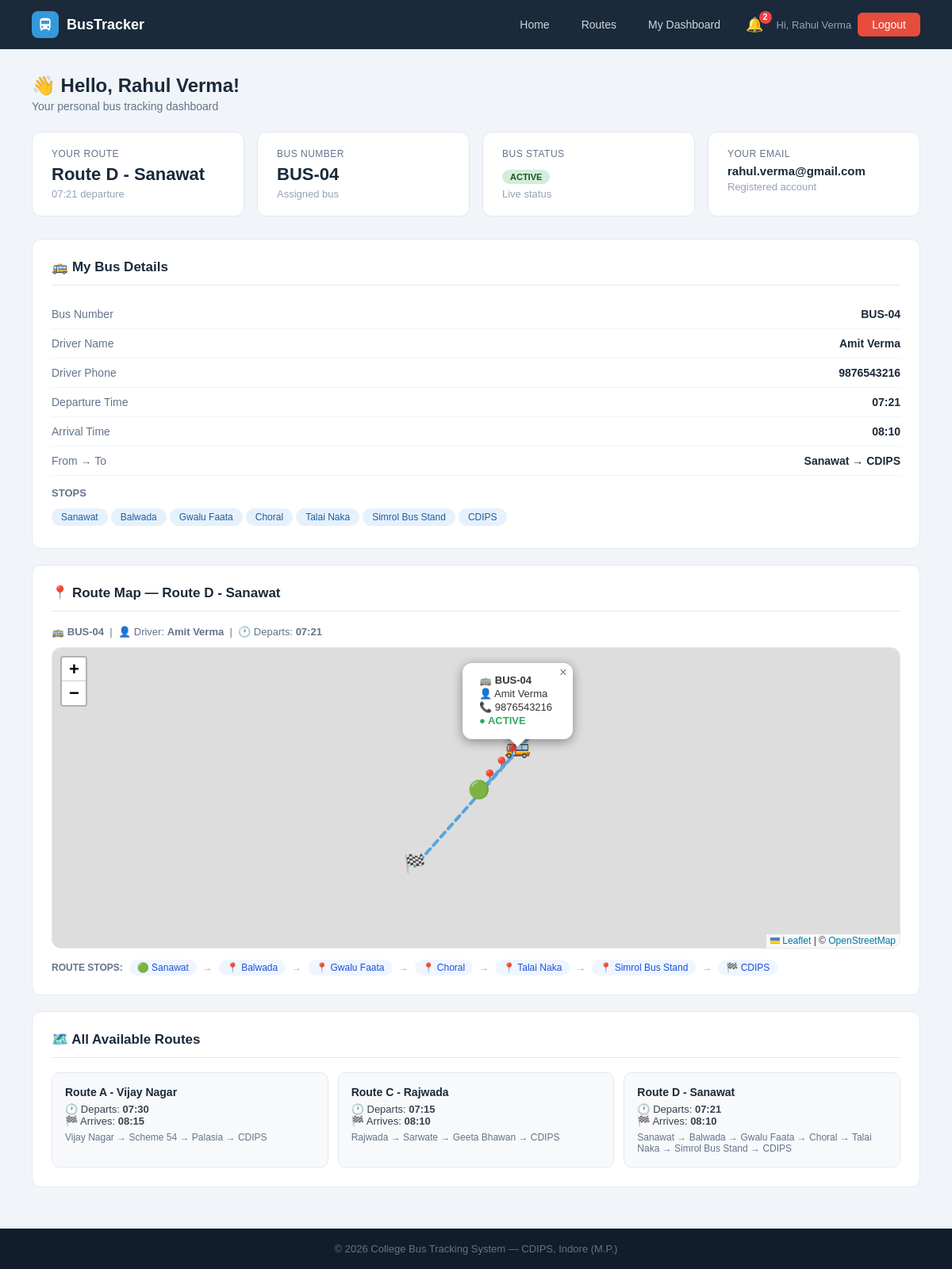
The page /dashboard (signed in) on the database its author committed.
### tables this page shows
CREATE TABLE users (
        id INTEGER PRIMARY KEY AUTOINCREMENT,
        name TEXT NOT NULL, email TEXT UNIQUE NOT NULL,
        password TEXT NOT NULL, role TEXT DEFAULT 'student',
        phone TEXT, route_id INTEGER,
        created_at TIMESTAMP DEFAULT CURRENT_TIMESTAMP);

CREATE TABLE routes (
        id INTEGER PRIMARY KEY AUTOINCREMENT,
        route_name TEXT NOT NULL, bus_id INTEGER,
        start_point TEXT, end_point TEXT,
        departure_time TEXT, arrival_time TEXT, stops TEXT, original_bus_id INTEGER,
        FOREIGN KEY(bus_id) REFERENCES buses(id));

CREATE TABLE buses (
        id INTEGER PRIMARY KEY AUTOINCREMENT,
        bus_number TEXT UNIQUE NOT NULL, driver_name TEXT NOT NULL,
        driver_phone TEXT, capacity INTEGER DEFAULT 40,
        status TEXT DEFAULT 'active',
        current_lat REAL DEFAULT 22.7196, current_lng REAL DEFAULT 75.8577);

### app.py (the view)
@app.route('/dashboard')
@login_required
def dashboard():
    db = get_db()
    user = db.execute("SELECT * FROM users WHERE id=?", (session['student']['id'],)).fetchone()
    my_route = None
    if user['route_id']:
        my_route = db.execute('''SELECT r.*,b.bus_number,b.driver_name,b.driver_phone,b.status
                                 FROM routes r LEFT JOIN buses b ON r.bus_id=b.id
                                 WHERE r.id=?''', (user['route_id'],)).fetchone()
    all_routes = db.execute("SELECT * FROM routes").fetchall()
    db.close(); return render_template('dashboard.html', user=user, my_route=my_route, all_routes=all_routes)

### app.py (called while the page is built)
def get_db():
    conn = sqlite3.connect(DB)
    conn.row_factory = sqlite3.Row
    return conn

def login_required(f):
    @wraps(f)
    def dec(*a, **kw):
        if 'student' not in session:
            flash('Please login first.', 'error')
            return redirect(url_for('student_login'))
        return f(*a, **kw)
    return dec

@app.context_processor
def inject_notifications():
    if 'student' in session:
        student_id = session['student']['id']
        db = get_db()
        notifs = db.execute(
            "SELECT * FROM notifications WHERE user_id=? ORDER BY created_at DESC LIMIT 10",
            (student_id,)
        ).fetchall()
        unread = db.execute(
            "SELECT COUNT(*) FROM notifications WHERE user_id=? AND is_read=0",
            (student_id,)
        ).fetchone()[0]
        db.close()
        return dict(notifications=notifs, unread_count=unread)
    return dict(notifications=[], unread_count=0)

### templates/dashboard.html (shortened to what this page needs)
{% extends "base.html" %}
{% block content %}
<div class="page">
    <div class="page-header">
        <h1>👋 Hello, {{ user.name }}!</h1>
        <p>Your personal bus tracking dashboard</p>
    </div>
    <div class="info-cards">
        <div class="info-card">
            <div class="label">Your Route</div>
            <div class="value">{{ my_route.route_name if my_route else 'Not Assigned' }}</div>
            <div class="sub">{{ my_route.departure_time + ' departure' if my_route else 'Contact admin to assign' }}</div>
        </div>
        <div class="info-card">
            <div class="label">Bus Number</div>
            <div class="value">{{ my_route.bus_number if my_route else '—' }}</div>
            <div class="sub">Assigned bus</div>
        </div>
        <div class="info-card">
            <div class="label">Bus Status</div>
            <div class="value">
                {% if my_route %}
                    <span class="badge {{ 'badge-green' if my_route.status == 'active' else 'badge-red' }}">
                        {{ my_route.status.upper() if my_route.status else 'UNKNOWN' }}
                    </span>
                {% else %}—{% endif %}
            </div>
            <div class="sub">Live status</div>
        </div>
        <div class="info-card">
            <div class="label">Your Email</div>
            <div class="value" style="font-size:15px">{{ user.email }}</div>
            <div class="sub">Registered account</div>
        </div>
    </div>
    {% if my_route %}
    <div class="panel">
        <h2>🚌 My Bus Details</h2>
        <div class="info-row"><span class="key">Bus Number</span><span class="val">{{ my_route.bus_number }}</span></div>
        <div class="info-row"><span class="key">Driver Name</span><span class="val">{{ my_route.driver_name }}</span></div>
        <div class="info-row"><span class="key">Driver Phone</span><span class="val">{{ my_route.driver_phone or 'N/A' }}</span></div>
        <div class="info-row"><span class="key">Departure Time</span><span class="val">{{ my_route.departure_time }}</span></div>
        <div class="info-row"><span class="key">Arrival Time</span><span class="val">{{ my_route.arrival_time }}</span></div>
        <div class="info-row"><span class="key">From → To</span><span class="val">{{ my_route.start_point }} → {{ my_route.end_point }}</span></div>
        <div style="margin-top:14px">
            <div style="font-size:13px;color:#64748b;margin-bottom:8px;font-weight:bold">STOPS</div>
            <div class="stops-list">
                {% for stop in my_route.stops.split('→') %}
                <span class="stop-chip">{{ stop.strip() }}</span>
                {% endfor %}
            </div>
        </div>
    </div>
    <div class="panel">
        <h2>📍 Route Map — {{ my_route.route_name }}</h2>
        <p style="font-size:13px;color:#64748b;margin-bottom:12px;">
            🚌 <b>{{ my_route.bus_number }}</b> &nbsp;|&nbsp;
            👤 Driver: <b>{{ my_route.driver_name }}</b> &nbsp;|&nbsp;
            🕐 Departs: <b>{{ my_route.departure_time }}</b>
        </p>
        <div id="busMap" style="height:380px;border-radius:12px;border:1px solid #e2e8f0;z-index:1;"></div>
        <div style="margin-top:14px;display:flex;align-items:center;gap:8px;flex-wrap:wrap;">
            <span style="font-size:12px;color:#64748b;font-weight:600;">ROUTE STOPS:</span>
            {% set stop_list = my_route.stops.split('→') %}
            {% for stop in stop_list %}
            <span style="display:inline-flex;align-items:center;gap:4px;background:#eff6ff;color:#1d4ed8;padding:3px 10px;border-radius:20px;font-size:12px;font-weight:500;">
                {% if loop.first %}🟢{% elif loop.last %}🏁{% else %}📍{% endif %}
                {{ stop.strip() }}
            </span>
            {% if not loop.last %}
            <span style="color:#94a3b8;font-size:12px;">→</span>
            {% endif %}
            {% endfor %}
        </div>
    </div>
    <link rel="stylesheet" href="https://unpkg.com/leaflet@1.9.4/dist/leaflet.css"/>
    {% else %}
    <div class="panel">
        <h2>📍 No Route Assigned</h2>
        <p style="color:#94a3b8;text-align:center;padding:24px">You haven't been assigned a bus route yet. Please contact the admin.</p>
    </div>
    {% endif %}
    <div class="panel">
        <h2>🗺️ All Available Routes</h2>
        <div class="route-grid">
            {% for r in all_routes %}
            <div class="route-mini-card">
                <strong>{{ r.route_name }}</strong>
                <div>🕐 Departs: <b>{{ r.departure_time }}</b></div>
                <div>🏁 Arrives: <b>{{ r.arrival_time }}</b></div>
                <div style="margin-top:6px;color:#64748b;font-size:12px">{{ r.stops }}</div>
            </div>
            {% endfor %}
        </div>
    </div>
</div>
{% endblock %}

### templates/base.html (shortened to what this page needs)
<!DOCTYPE html>
<html lang="en">
<head>
    <link rel="stylesheet" href="{{ url_for('static', filename='css/style.css') }}">
</head>
<body>
<nav>
    <div class="nav-logo">
        <div class="nav-logo-icon">
            <svg viewBox="0 0 24 24"><path d="M4 16c0 .88.39 1.67 1 2.22V20a1 1 0 001 1h1a1 1 0 001-1v-1h8v1a1 1 0 001 1h1a1 1 0 001-1v-1.78c.61-.55 1-1.34 1-2.22V6c0-3.5-3.58-4-8-4S4 2.5 4 6v10zm3.5 1a1.5 1.5 0 110-3 1.5 1.5 0 010 3zm9 0a1.5 1.5 0 110-3 1.5 1.5 0 010 3zM6 6h12v5H6V6z"/></svg>
        </div>
        <span>BusTracker</span>
    </div>
    <div class="nav-links">
        <a href="{{ url_for('home') }}">Home</a>
        <a href="{{ url_for('routes_page') }}">Routes</a>
        {% if 'admin' in session or 'student' in session %}
            {% if 'admin' in session %}
                <a href="{{ url_for('admin_dashboard') }}">Admin Panel</a>
                <a href="{{ url_for('students_list') }}">Students</a>
                <a href="{{ url_for('gate_logs_page') }}">Gate Logs</a>
                <a href="{{ url_for('admin_reports') }}">📊 Reports</a>
            {% else %}
                <a href="{{ url_for('dashboard') }}">My Dashboard</a>
                <details class="bell-wrap">
                    <summary class="bell-btn">
                        🔔
                        {% if unread_count > 0 %}
                        <span class="bell-badge">{{ unread_count }}</span>
                        {% endif %}
                    </summary>
                </details>
            {% endif %}
            <span style="color:#94a3b8;font-size:13px">
                Hi,
                {% if 'admin' in session %}
                {{ session['admin']['name'] }}
                {% else %}
                {{ session['student']['name'] }}
                {% endif %}
            </span>
            {% if 'admin' in session %}
            <a href="/logout/admin" class="btn-danger">Logout</a>
            {% else %}
            <a href="/logout/student" class="btn-danger">Logout</a>
            {% endif %}
        {% endif %}
    </div>
</nav>
{% block content %}{% endblock %}
<footer><p>© 2026 College Bus Tracking System — CDIPS, Indore (M.P.)</p></footer>
</body>
</html>

### static/css/style.css (style rules this page uses)
* { margin: 0; padding: 0; box-sizing: border-box; font-family: Arial, sans-serif; }
a { text-decoration: none; }
nav { display: flex; justify-content: space-between; align-items: center; padding: 14px 40px; background: #1a2a3a; position: sticky; top: 0; z-index: 100; }
.nav-logo { display: flex; align-items: center; gap: 10px; }
.nav-logo-icon { width: 34px; height: 34px; background: #3498db; border-radius: 8px; display: flex; align-items: center; justify-content: center; }
.nav-logo-icon svg { width: 20px; height: 20px; fill: white; }
.nav-logo span { color: white; font-size: 18px; font-weight: bold; }
.nav-links { display: flex; gap: 8px; align-items: center; }
.nav-links a { color: #cdd6e0; font-size: 14px; padding: 7px 16px; border-radius: 6px; transition: background .2s; }
.nav-links .btn-danger { background: #e74c3c; color: white; padding: 7px 18px; border-radius: 6px; }
footer { background: #111d2b; color: #64748b; text-align: center; padding: 18px; font-size: 13px; }
.badge { display: inline-block; padding: 3px 10px; border-radius: 20px; font-size: 11px; font-weight: bold; }
.badge-green { background: #d4edda; color: #155724; }
.page { padding: 32px 40px; background: #f1f5f9; min-height: 80vh; }
.page-header { margin-bottom: 24px; }
.page-header h1 { font-size: 24px; color: #1a2a3a; font-weight: bold; }
.page-header p { font-size: 14px; color: #64748b; margin-top: 4px; }
.panel { background: white; border-radius: 12px; border: 1px solid #e2e8f0; padding: 24px; margin-bottom: 20px; }
.panel h2 { font-size: 17px; font-weight: bold; color: #1a2a3a; margin-bottom: 18px; padding-bottom: 12px; border-bottom: 1px solid #e2e8f0; }
.info-cards { display: grid; grid-template-columns: repeat(auto-fit, minmax(200px, 1fr)); gap: 16px; margin-bottom: 28px; }
.info-card { background: white; border-radius: 12px; padding: 20px 24px; border: 1px solid #e2e8f0; }
.info-card .label { font-size: 12px; color: #64748b; text-transform: uppercase; letter-spacing: .5px; margin-bottom: 6px; }
.info-card .value { font-size: 22px; font-weight: bold; color: #1a2a3a; }
.info-card .sub { font-size: 13px; color: #94a3b8; margin-top: 4px; }
.info-row { display: flex; justify-content: space-between; align-items: center; padding: 10px 0; border-bottom: 1px solid #f1f5f9; font-size: 14px; }
.info-row .key { color: #64748b; }
.info-row .val { font-weight: bold; color: #1a2a3a; }
.stops-list { display: flex; gap: 0; margin-top: 8px; flex-wrap: wrap; }
.stop-chip { background: #e6f1fb; color: #185fa5; font-size: 12px; padding: 4px 12px; border-radius: 20px; margin: 4px 4px 4px 0; }
.route-grid { display: grid; grid-template-columns: repeat(auto-fit, minmax(220px, 1fr)); gap: 12px; }
.route-mini-card { background: #f8f9fa; border: 1px solid #e2e8f0; border-radius: 10px; padding: 16px; font-size: 13px; color: #374151; }
.route-mini-card strong { display: block; font-size: 14px; color: #1a2a3a; margin-bottom: 6px; }
.bell-wrap { position: relative; list-style: none; }
.bell-wrap summary { list-style: none; }
.bell-btn { position: relative; cursor: pointer; font-size: 18px; padding: 4px 8px; border-radius: 8px; user-select: none; display: inline-flex; align-items: center; gap: 2px; transition: background 0.2s; }
.bell-badge { position: absolute; top: -2px; right: -2px; background: #ef4444; color: #fff; font-size: 10px; font-weight: 700; min-width: 16px; height: 16px; border-radius: 999px; display: flex; align-items: center; justify-content: center; padding: 0 3px; line-height: 1; }

### rows shown on the page
users: student.name "Rahul Verma", name "Rahul Verma", email "rahul.verma@gmail.com"
routes: route_name "Route D - Sanawat", departure_time "07:21 departure", departure_time "07:21", arrival_time "08:10", start_point "Sanawat", end_point "CDIPS", stops "Sanawat → Balwada → Gwalu Faata → Choral → Talai Naka → Simrol Bus Stand → CDIPS"
buses: bus_number "BUS-04", status "ACTIVE", driver_name "Amit Verma", driver_phone "9876543216"
routes: route_name "Route A - Vijay Nagar", departure_time "07:30", arrival_time "08:15", stops "Vijay Nagar → Scheme 54 → Palasia → CDIPS"
routes: route_name "Route C - Rajwada", departure_time "07:15", arrival_time "08:10", stops "Rajwada → Sarwate → Geeta Bhawan → CDIPS"

### other values the page prints
{{ unread_count }} "2"
{{ stop.strip() }} "Sanawat" "Balwada" "Gwalu Faata" "Choral" "Talai Naka" "Simrol Bus Stand" "CDIPS"
